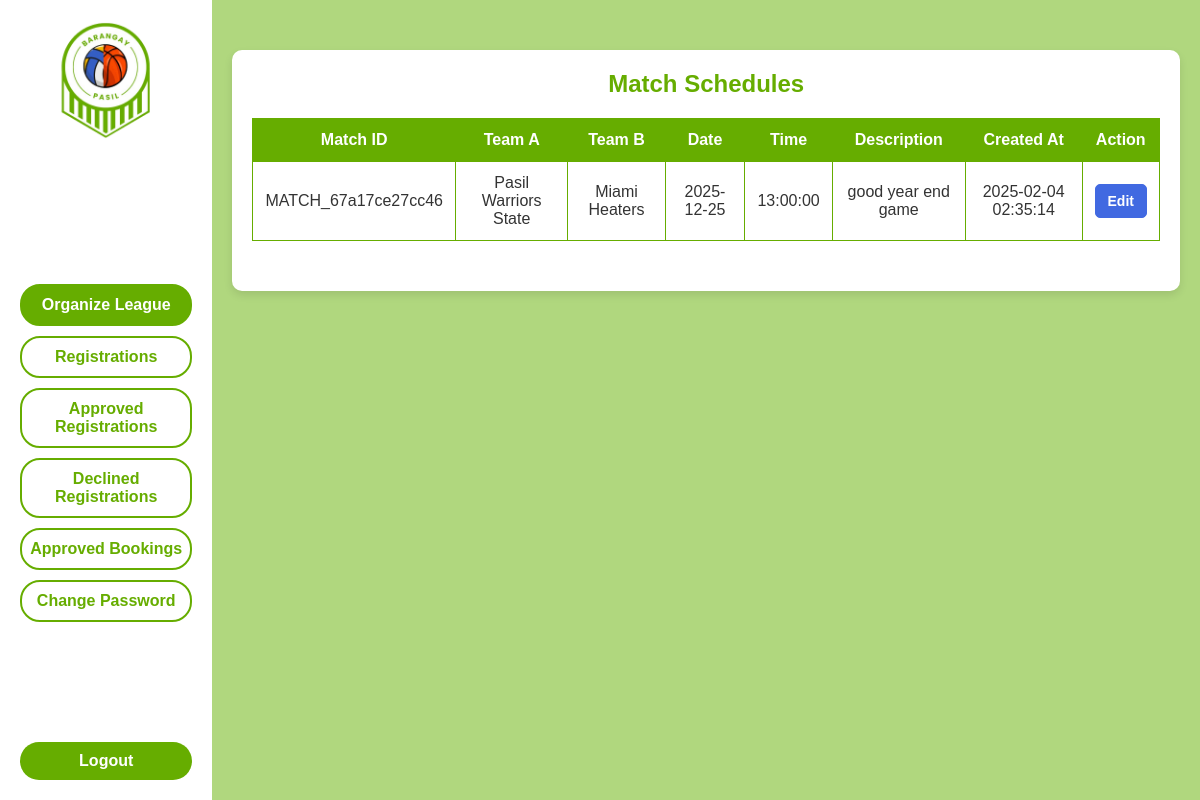
Screenshot of /organizer/organizer_match_schedules.php (signed in) with the database file from the repository.
### tables this page shows
CREATE TABLE `bpslo_match_schedules` (
  `id` int(11) NOT NULL,
  `match_id` varchar(50) NOT NULL,
  `team_a` varchar(100) NOT NULL,
  `team_b` varchar(100) NOT NULL,
  `when` date NOT NULL,
  `time` time NOT NULL,
  `description` text NOT NULL,
  `created_at` timestamp NOT NULL DEFAULT current_timestamp()
);

### organizer/organizer_match_schedules.php (the view, shortened to what this page needs)
<?php
    require_once '../db_connection.php';
    $matchSchedulesQuery = "SELECT * FROM bpslo_match_schedules";
    $matchSchedulesResult = $mysqli->query($matchSchedulesQuery);
?>
<!DOCTYPE html>
<html lang="en">
<head>
    <link rel="stylesheet" href="..//ostyles/organizer_match_schedules.css">
</head>
<body>
    <div class="container">
        <aside class="sidebar">
        <a href="../organizer/organizer_dashboard.php">
                <img src="../images/logo.png" alt="Sports League Organizer Logo" class="logo">
            </a>
            <div class="nav-buttons">
                <button class="nav-btn selected">Organize League</button>
                <button class="nav-btn" onclick="window.location.href='../organizer/organizer_registrations.php'">Registrations</button>
                <button class="nav-btn" onclick="window.location.href='../organizer/organizer_registrations_approved.php'">Approved Registrations</button>
                <button class="nav-btn" onclick="window.location.href='../organizer/organizer_registrations_declined.php'">Declined Registrations</button>
                <button class="nav-btn" onclick="window.location.href='../organizer/organizer_bookings_approved.php'">Approved Bookings</button>
                <button class="nav-btn" onclick="window.location.href='../organizer/organizer_change_password.php'">Change Password</button>
            </div>
            <form id="logout-form" method="POST" action="../organizer/logout.php">
                <button type="submit" class="logout-btn">Logout</button>
            </form>
        </aside>
        <main class="main-content">
            <div class="table-container">
                <h2>Match Schedules</h2>
                <table>
                    <thead>
                        <tr>
                            <th>Match ID</th>
                            <th>Team A</th>
                            <th>Team B</th>
                            <th>Date</th>
                            <th>Time</th>
                            <th>Description</th>
                            <th>Created At</th>
                            <th>Action</th>
                        </tr>
                    </thead>
                    <tbody>
                        <?php while ($row = $matchSchedulesResult->fetch_assoc()): ?>
                            <tr>
                                <td><?php echo $row['match_id']; ?></td>
                                <td><?php echo $row['team_a']; ?></td>
                                <td><?php echo $row['team_b']; ?></td>
                                <td><?php echo $row['when']; ?></td>
                                <td><?php echo $row['time']; ?></td>
                                <td><?php echo $row['description']; ?></td>
                                <td><?php echo $row['created_at']; ?></td>
                                <td>
                                    <a class="new-edit-btn" href="../organizer/organizer_match_schedule_edit.php?id=<?php echo $row['id']; ?>" class="edit-btn">Edit</a>
                                </td>
                            </tr>
                        <?php endwhile; ?>
                    </tbody>
                </table>
            </div>
        </main>
    </div>
</body>
</html>

### ostyles/organizer_match_schedules.css (style rules this page uses)
:root { --light-green: #B0D77E; --green: #66AD00; --white: #FFFFFF; --font-family: 'Poppins', sans-serif; }
* { margin: 0; padding: 0; box-sizing: border-box; font-family: var(--font-family); }
body, html { height: 100%; font-size: 16px; color: #333; background-color: var(--light-green); }
.container { display: flex; height: 100vh; }
.sidebar { background-color: var(--white); padding: 20px; width: 250px; display: flex; flex-direction: column; align-items: center; gap: 10px; }
.logo { width: 120px; margin-bottom: 20px; }
.nav-buttons { width: 100%; flex-grow: 1; display: flex; flex-direction: column; gap: 10px; justify-content: center; }
.nav-btn { width: 100%; padding: 10px 0; border: 2px solid var(--green); background-color: var(--white); color: var(--green); font-size: 16px; font-weight: bold; text-align: center; border-radius: 20px; cursor: pointer; transition: background-color 0.3s, color 0.3s; }
.nav-btn, .logout-btn { width: 100%; padding: 10px 0; border: 2px solid var(--green); background-color: var(--white); color: var(--green); font-size: 16px; font-weight: bold; text-align: center; border-radius: 20px; cursor: pointer; transition: background-color 0.3s, color 0.3s; }
.selected { background-color: var(--green); color: var(--white); }
.logout-btn { margin-top: auto; background-color: var(--green); color: var(--white); border: none; }
.main-content { flex-grow: 1; padding: 20px; background-color: var(--light-green); }
.table-container { max-width: 1200px; margin: 30px auto; padding: 20px; background-color: var(--white); border-radius: 10px; box-shadow: 0 4px 8px rgba(0, 0, 0, 0.1); }
h2 { text-align: center; color: var(--green); margin-bottom: 20px; }
table { width: 100%; border-collapse: collapse; margin-bottom: 30px; }
table, th, td { border: 1px solid var(--green); }
th, td { padding: 12px; text-align: center; }
th { background-color: var(--green); color: var(--white); }
#logout-form { width: 100%; text-align: center; }
.logout-btn { margin-top: auto; background-color: var(--green); color: var(--white); border: none; padding: 10px 20px; font-size: 16px; cursor: pointer; border-radius: 20px; width: 100%; display: inline-block; text-align: center; transition: background-color 0.3s ease, color 0.3s ease, border 0.3s ease; }

### organizer/organizer_match_schedules.php (style rules this page uses)
.new-edit-btn, .new-decline-btn { display: inline-block; padding: 8px 12px; font-size: 14px; font-weight: bold; text-decoration: none; border-radius: 5px; transition: background-color 0.3s ease, color 0.3s ease; border: solid 1px; cursor: pointer; }
.new-edit-btn { background-color: royalblue; color: white; border-color: royalblue; }

### rows the page displays
bpslo_match_schedules: match "MATCH_67a17ce27cc46", team_a "Pasil Warriors State", team_b "Miami Heaters", when "2025-12-25", time "13:00:00", description "good year end game", created_at "2025-02-04 02:35:14"
